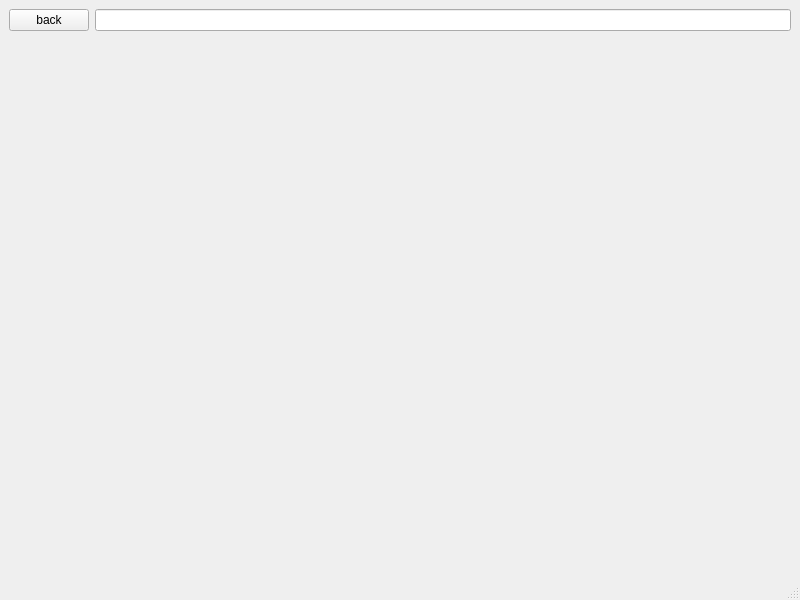
<?xml version="1.0" encoding="UTF-8"?>
<ui version="4.0">
 <class>MainWindow</class>
 <widget class="QMainWindow" name="MainWindow">
  <property name="geometry">
   <rect>
    <x>0</x>
    <y>0</y>
    <width>800</width>
    <height>600</height>
   </rect>
  </property>
  <property name="windowTitle">
   <string>MainWindow</string>
  </property>
  <widget class="QWidget" name="centralwidget">
   <layout class="QGridLayout" name="gridLayout">
    <item row="0" column="1">
     <widget class="QLineEdit" name="url"/>
    </item>
    <item row="0" column="0">
     <widget class="QPushButton" name="btn_back">
      <property name="text">
       <string>back</string>
      </property>
     </widget>
    </item>
    <item row="1" column="0" colspan="2">
     <widget class="QWidget" name="navegador" native="true"/>
    </item>
   </layout>
  </widget>
  <widget class="QMenuBar" name="menubar">
   <property name="geometry">
    <rect>
     <x>0</x>
     <y>0</y>
     <width>800</width>
     <height>21</height>
    </rect>
   </property>
  </widget>
  <widget class="QStatusBar" name="statusbar"/>
 </widget>
 <resources/>
 <connections/>
</ui>
